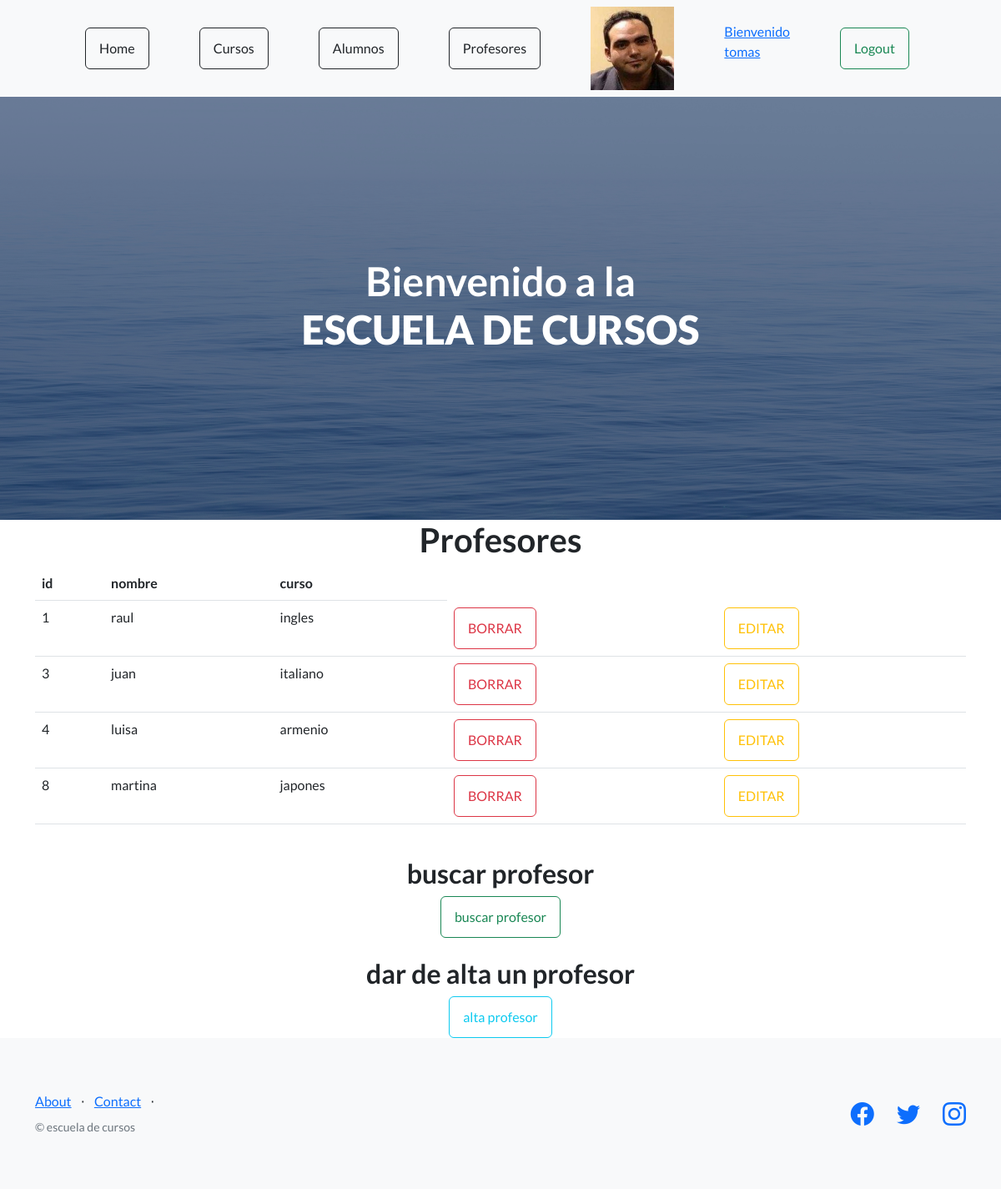
Page /escuela/ver_profesores (signed in) on the committed database.
### escuela/models.py (models this page shows, shortened)
class Profesor(models.Model):
    nombre = models.CharField(max_length=40)
    dni = models.IntegerField()
    curso = models.CharField(max_length=40)

### escuela/views.py (the view)
# urls.py: path("ver_profesores", views.ver_profesores , name="profesores"),
def ver_profesores(request):
    profesores = Profesor.objects.all()
    avatares = Avatar.objects.filter(user=request.user.id)
    return render(request , "profesores.html", {"url":avatares[0].imagen.url if avatares.exists() else None, "profesores": profesores})

### escuela/template/profesores.html
{% extends "home.html" %}
{% load static %}
{% block contenido %}
    <main class="container">
        <h1 class="text-xl-center title"> Profesores </h1>
        <table class="table">
            <thead>
                <tr>
                    <th>id</th>
                    <th>nombre</th>
                    <th>curso</th>
                </tr>
            </thead>
            <tbody>
                {% for n in profesores %}
                <tr>
                    <td>{{n.id}}</td>
                    <td>{{n.nombre}}</td>
                    <td>{{n.curso}}</td>
                    {% if request.user.is_authenticated %}
                    <td><a href="{% url 'elimina_profesor' n.id %}" class="btn btn-outline-danger">BORRAR</a></td>
                    <td><a href="{% url 'editar_profesor' n.id %}" class="btn btn-outline-warning">EDITAR</a></td>
                    {% endif %}
                </tr>
                {% endfor %}
            </tbody>
        </table>
        <br>
        <div class="d-flex justify-content-center flex-column">
            <h2 class="text-center">buscar profesor</h2>
            <div class="d-flex justify-content-center">
                <a href="{% url 'buscar_profesor'%}" class="btn btn-outline-success">buscar profesor</a>
            </div>
        </div>
        <br>
        <div class="d-flex justify-content-center flex-column">
            <h2 class="text-center">dar de alta un profesor</h2>
            <div class="d-flex justify-content-center">
                <a class="btn btn-outline-info" href="{% url 'altas_profesores' %}">alta profesor</a>
            </div>
        </div>
    </main>
{% endblock %}

### escuela/template/home.html (shortened to what this page needs)
<!DOCTYPE html>
<html lang="en">
    <head>
        {% load static %}
        <link href="https://cdn.jsdelivr.net/npm/bootstrap-icons@1.5.0/font/bootstrap-icons.css" rel="stylesheet" type="text/css" />
        <link href="{% static 'escuela/css/styles.css' %}" rel="stylesheet" />
    </head>
    <body>
        <nav class="navbar navbar-light bg-light static-top d-flex">
            <div class="container d-flex justify-content-evenly">
                <a class="btn btn-outline-dark" href="{% url 'home' %}">Home</a>
                <a class="btn btn-outline-dark" href="{% url 'cursos' %}">Cursos</a>
                {% if request.user.is_authenticated %}
                <a class="btn btn-outline-dark" href="{% url 'alumnos' %}">Alumnos</a>
                <a class="btn btn-outline-dark" href="{% url 'profesores' %}">Profesores</a>
                {% endif %}
                {% if request.user.is_authenticated %}
                <a href="{% url 'incio' %}"><img src="{{ url }}" width= "100px" height="100px" alt=""></a>
                <a href="{% url 'incio' %}"><p>Bienvenido<br>{{user.username}}</p></a>
                <form action="{% url 'logout' %}" method="POST">
                    <button type="submit" class="btn btn-outline-success me-2" >Logout</button>
                </form>
                {% endif %}
            </div>
        </nav>
        <header class="masthead">
            <div class="container position-relative">
                <h1 class="text-center" style="color:white">Bienvenido a la <br> <STRong>ESCUELA DE CURSOS</STRong></h1>
            </div>
        </header>
        {% block contenido %}
        {% endblock %}
        <footer class="footer bg-light">
            <div class="container">
                <div class="row">
                    <div class="col-lg-6 h-100 text-center text-lg-start my-auto">
                        <ul class="list-inline mb-2">
                            <li class="list-inline-item"><a href="#!">About</a></li>
                            <li class="list-inline-item">⋅</li>
                            <li class="list-inline-item"><a href="#!">Contact</a></li>
                            <li class="list-inline-item">⋅</li>
                        </ul>
                        <p class="text-muted small mb-4 mb-lg-0">&copy; escuela de cursos</p>
                    </div>
                    <div class="col-lg-6 h-100 text-center text-lg-end my-auto">
                        <ul class="list-inline mb-0">
                            <li class="list-inline-item me-4">
                                <a href="#!"><i class="bi-facebook fs-3"></i></a>
                            </li>
                            <li class="list-inline-item me-4">
                                <a href="#!"><i class="bi-twitter fs-3"></i></a>
                            </li>
                            <li class="list-inline-item">
                                <a href="#!"><i class="bi-instagram fs-3"></i></a>
                            </li>
                        </ul>
                    </div>
                </div>
            </div>
        </footer>
    </body>
</html>

### rows in the picture
Profesor: id "1", nombre "raul", curso "ingles"
Profesor: id "3", nombre "juan", curso "italiano"
Profesor: id "4", nombre "luisa", curso "armenio"
Profesor: id "8", nombre "martina", curso "japones"

### other values in the picture
{{ user.username }} "tomas"
